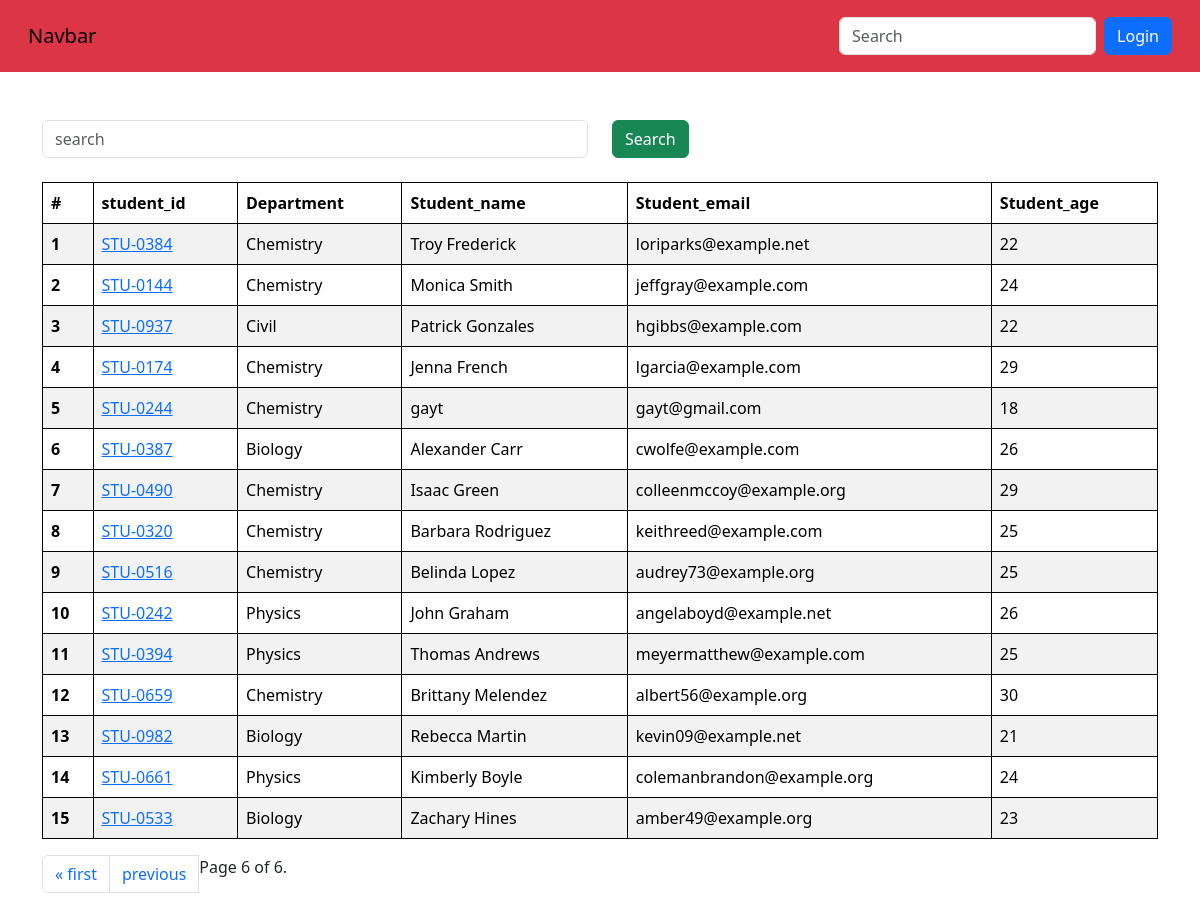
Page /student-page/?page=6 on the committed database.
### vege/models.py (models this page shows)
class Student(models.Model):
    department=models.ForeignKey("Department",related_name="depart", on_delete=models.CASCADE)
    student_id=models.OneToOneField("StudentID",related_name="studentid", on_delete=models.CASCADE)
    student_name=models.CharField( max_length=100)
    student_email=models.EmailField(unique=True)
    student_age=models.IntegerField(default=18)
    student_address=models.TextField()

class StudentID(models.Model):
    student_id=models.CharField(max_length=100)
    def __str__(self) -> str:
        return self.student_id

class Department(models.Model):
    department=models.CharField( max_length=100)
    def __str__(self) -> str:
        return self.department
    class Meta:
        ordering=['department']

### vege/views.py (the view, shortened to what this page needs)
# urls.py: path('student-page/',student_page,name='student_page'),
def student_page(request):
    queryset=Student.objects.all()
    paginator = Paginator(queryset, 25)  # Show 25 contacts per page.
    page_number = request.GET.get("page",1)
    page_obj = paginator.get_page(page_number)
    return render(request,'report/students.html',{'queryset':page_obj})

### vege/templates/report/students.html (shortened to what this page needs)
{% extends "home/base.html" %} {% block start%}
<div class="container mt-5" >
    <form class="mb-4">
      <div class="row">
        <div  class="col-md-6" >
            <input class="form-control" name="search" placeholder="search">
        </div>
        <div class="col-md-6">
           <button class="btn btn-success" >Search</button>
        </div>
      </div>
    </form>
    <table class="table table-striped">
        <thead>
          <tr>
            <th scope="col">#</th>
            <th scope="col">student_id</th>
            <th scope="col">Department</th>
            <th scope="col">Student_name</th>
            <th scope="col">Student_email</th>
            <th scope="col">Student_age</th>
          </tr>
        </thead>
        <tbody>
            {% for student in queryset %}
          <tr>
            <th scope="row">{{forloop.counter}}</th>
            <td><a href={%url 'seemarks' student.student_id%} >{{student.student_id}}
            </a></td>
            <td>{{student.department}}</td>
            <td>{{student.student_name}}</td>
            <td>{{student.student_email}}</td>
            <td>{{student.student_age}}</td>
          </tr>
          {% endfor%}
        </tbody>
      </table>
      <nav aria-label="Page navigation example">
        <ul class="pagination">
            {% if queryset.has_previous %}
            <li class="page-item"><a class="page-link" href="?page=1">&laquo; first</a></li>
                <li class="page-item"><a class="page-link" href="?page={{ queryset.previous_page_number }}">previous</a></li>
            {% endif %}
            <span class="current">
                Page {{ queryset.number }} of {{ queryset.paginator.num_pages }}.
            </span>
</ul>
</nav>
</div>
    {%endblock%}

### home/templates/home/base.html (style rules this page uses)
table, th, td { border: 1px solid black; }

### rows in the picture
Student: student_id "STU-0384", department "Chemistry", student_name "Troy Frederick", student_email "loriparks@example.net", student_age "22"
Student: student_id "STU-0144", department "Chemistry", student_name "Monica Smith", student_email "jeffgray@example.com", student_age "24"
Student: student_id "STU-0937", department "Civil", student_name "Patrick Gonzales", student_email "hgibbs@example.com", student_age "22"
Student: student_id "STU-0174", department "Chemistry", student_name "Jenna French", student_email "lgarcia@example.com", student_age "29"
Student: student_id "STU-0244", department "Chemistry", student_name "gayt", student_email "gayt@gmail.com", student_age "18"
Student: student_id "STU-0387", department "Biology", student_name "Alexander Carr", student_email "cwolfe@example.com", student_age "26"
Student: student_id "STU-0490", department "Chemistry", student_name "Isaac Green", student_email "colleenmccoy@example.org", student_age "29"
Student: student_id "STU-0320", department "Chemistry", student_name "Barbara Rodriguez", student_email "keithreed@example.com", student_age "25"
Student: student_id "STU-0516", department "Chemistry", student_name "Belinda Lopez", student_email "audrey73@example.org", student_age "25"
Student: student_id "STU-0242", department "Physics", student_name "John Graham", student_email "angelaboyd@example.net", student_age "26"
Student: student_id "STU-0394", department "Physics", student_name "Thomas Andrews", student_email "meyermatthew@example.com", student_age "25"
Student: student_id "STU-0659", department "Chemistry", student_name "Brittany Melendez", student_email "albert56@example.org", student_age "30"
Student: student_id "STU-0982", department "Biology", student_name "Rebecca Martin", student_email "kevin09@example.net", student_age "21"
Student: student_id "STU-0661", department "Physics", student_name "Kimberly Boyle", student_email "colemanbrandon@example.org", student_age "24"
Student: student_id "STU-0533", department "Biology", student_name "Zachary Hines", student_email "amber49@example.org", student_age "23"

### other values in the picture
{{ queryset.number }} "6"
{{ queryset.paginator.num_pages }} "6"
